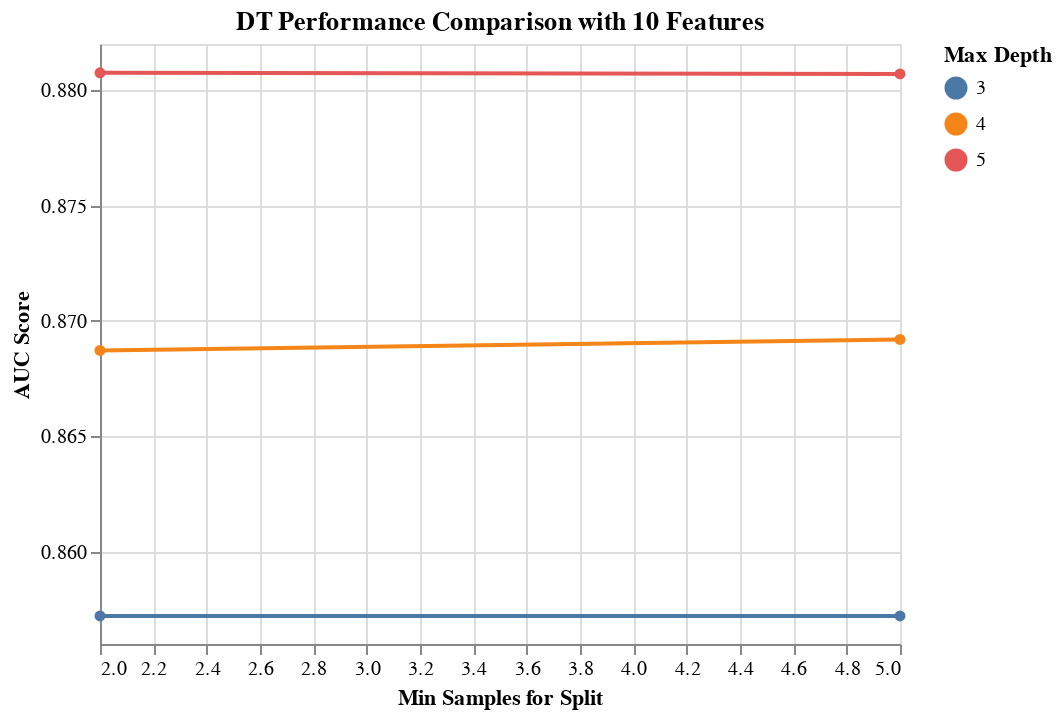

Source (notebook cell):
### Markdown cell above
The best DT has a maximum depth of 5 and minimum split value of 2 samples with an AUC score of 0.881. A visualization of the search results is given below.

### Code cell
results_DT = get_search_results(gs_pipe_DT)

results_DT_10_features = results_DT[results_DT['rfi_fs__n_features_'] == 10.0]

alt.Chart(results_DT_10_features, 
          title='DT Performance Comparison with 10 Features'
         ).mark_line(point=True).encode(
    alt.X('dt__min_samples_split', title='Min Samples for Split'),
    alt.Y('mean_score', title='AUC Score', scale=alt.Scale(zero=False)),
    alt.Color('dt__max_depth:N', title='Max Depth')
)

### Figure 1 — Vega-Lite specification as saved in the notebook (floating-point values rounded to 4 significant figures)
{"$schema": "https://vega.github.io/schema/vega-lite/v2.6.0.json", "config": {"view": {"height": 300, "width": 400}}, "data": {"name": "data-80fbac3d8f1a80f7d2493f0c186dbabf"}, "datasets": {"data-80fbac3d8f1a80f7d2493f0c186dbabf": [{"dt__max_depth": 5, "dt__min_samples_split": 2, "max_score": 0.8828, "mean_score": 0.8808, "min_score": 0.8784, "rfi_fs__n_features_": 10, "std_score": 0.001765}, {"dt__max_depth": 5, "dt__min_samples_split": 5, "max_score": 0.8828, "mean_score": 0.8807, "min_score": 0.8782, "rfi_fs__n_features_": 10, "std_score": 0.001831}, {"dt__max_depth": 4, "dt__min_samples_split": 5, "max_score": 0.8734, "mean_score": 0.8692, "min_score": 0.8655, "rfi_fs__n_features_": 10, "std_score": 0.003072}, {"dt__max_depth": 4, "dt__min_samples_split": 2, "max_score": 0.8734, "mean_score": 0.8687, "min_score": 0.8648, "rfi_fs__n_features_": 10, "std_score": 0.003397}, {"dt__max_depth": 3, "dt__min_samples_split": 5, "max_score": 0.8662, "mean_score": 0.8572, "min_score": 0.8494, "rfi_fs__n_features_": 10, "std_score": 0.005319}, {"dt__max_depth": 3, "dt__min_samples_split": 2, "max_score": 0.8662, "mean_score": 0.8572, "min_score": 0.8494, "rfi_fs__n_features_": 10, "std_score": 0.005319}]}, "encoding": {"color": {"field": "dt__max_depth", "title": "Max Depth", "type": "nominal"}, "x": {"field": "dt__min_samples_split", "title": "Min Samples for Split", "type": "quantitative"}, "y": {"field": "mean_score", "scale": {"zero": false}, "title": "AUC Score", "type": "quantitative"}}, "mark": {"point": true, "type": "line"}, "title": "DT Performance Comparison with 10 Features"}
